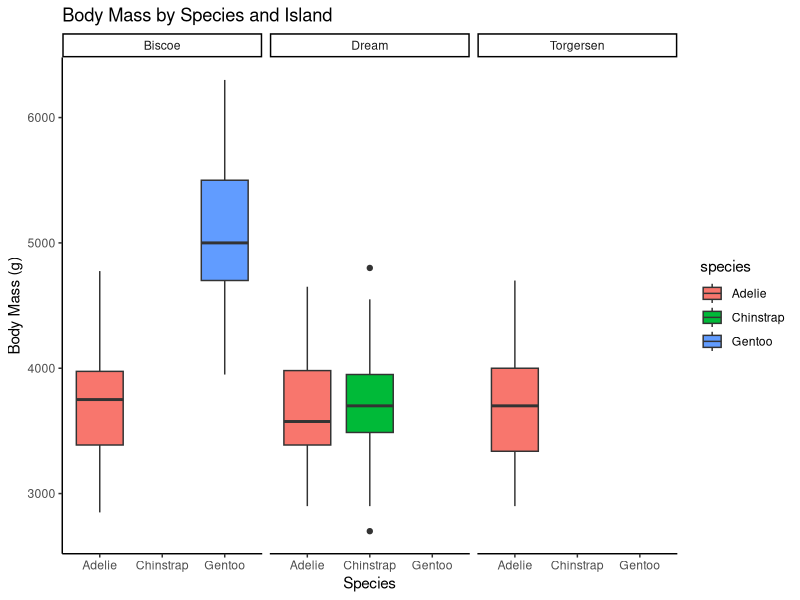
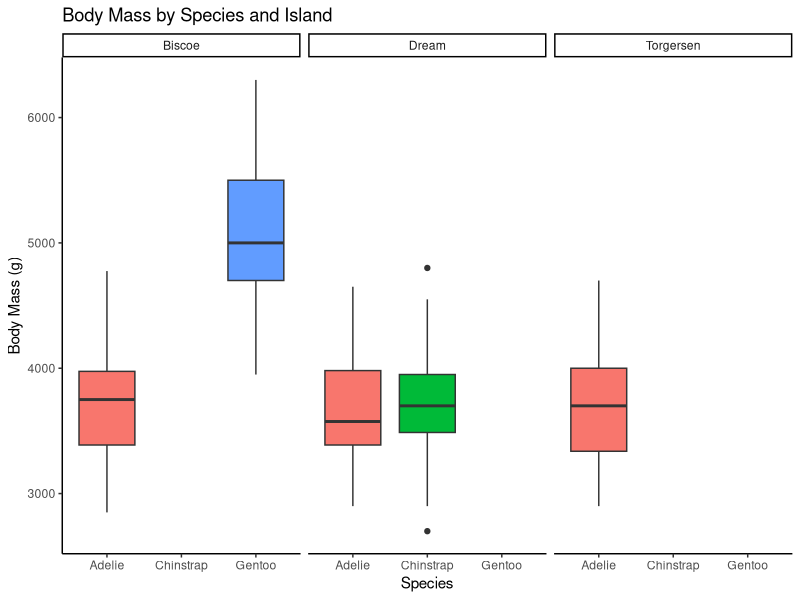

Reproduce these figures in R, in order.

            library(ggplot2)
            library(palmerpenguins)
            built_answer <- tryCatch(
                {
                    set.seed(42)
                    ggplot(penguins, aes(x = species, y = body_mass_g, fill = species)) + geom_boxplot() + facet_wrap(~ island) + theme_classic() + labs(title = "Body Mass by Species and Island", x = "Species", y = "Body Mass (g)")
                    suppressWarnings(
                        if (!file.exists("/sandbox/figures/body-mass_species_boxplot_facet_island_theme_labs_answer.png")) {
                            ggsave(
                                width = 3,
                                height = 3,
                                "/sandbox/figures/body-mass_species_boxplot_facet_island_theme_labs_answer.png"
                            )
                        }
                    )
                    suppressWarnings(
                        ggplot_build(last_plot())
                    )
                },
                error = function(e) {
                    'ERROR'
                }
            )
            built_submission <- tryCatch(
                {
                    set.seed(42)
                    ggplot(penguins, aes(x = species, y = body_mass_g, fill = species)) +

  geom_boxplot() +

  facet_wrap(~ island) +

  theme_classic() +

  labs(title = "Body Mass by Species and Island", x = "Species", y = "Body Mass (g)") +

  theme(legend.position = "none")
                    suppressWarnings(
                        ggsave(
                            width = 3,
                            height = 3,
                            "figures/body-mass_species_boxplot_facet_island_theme_labs_submission_phi4mini.png"
                        )
                    )
                    suppressWarnings(
                        ggplot_build(last_plot())
                    )
                },
                error = function(e) {
                    'ERROR'
                }
            )
            cat(isTRUE(all.equal(built_answer, built_submission)))
        
